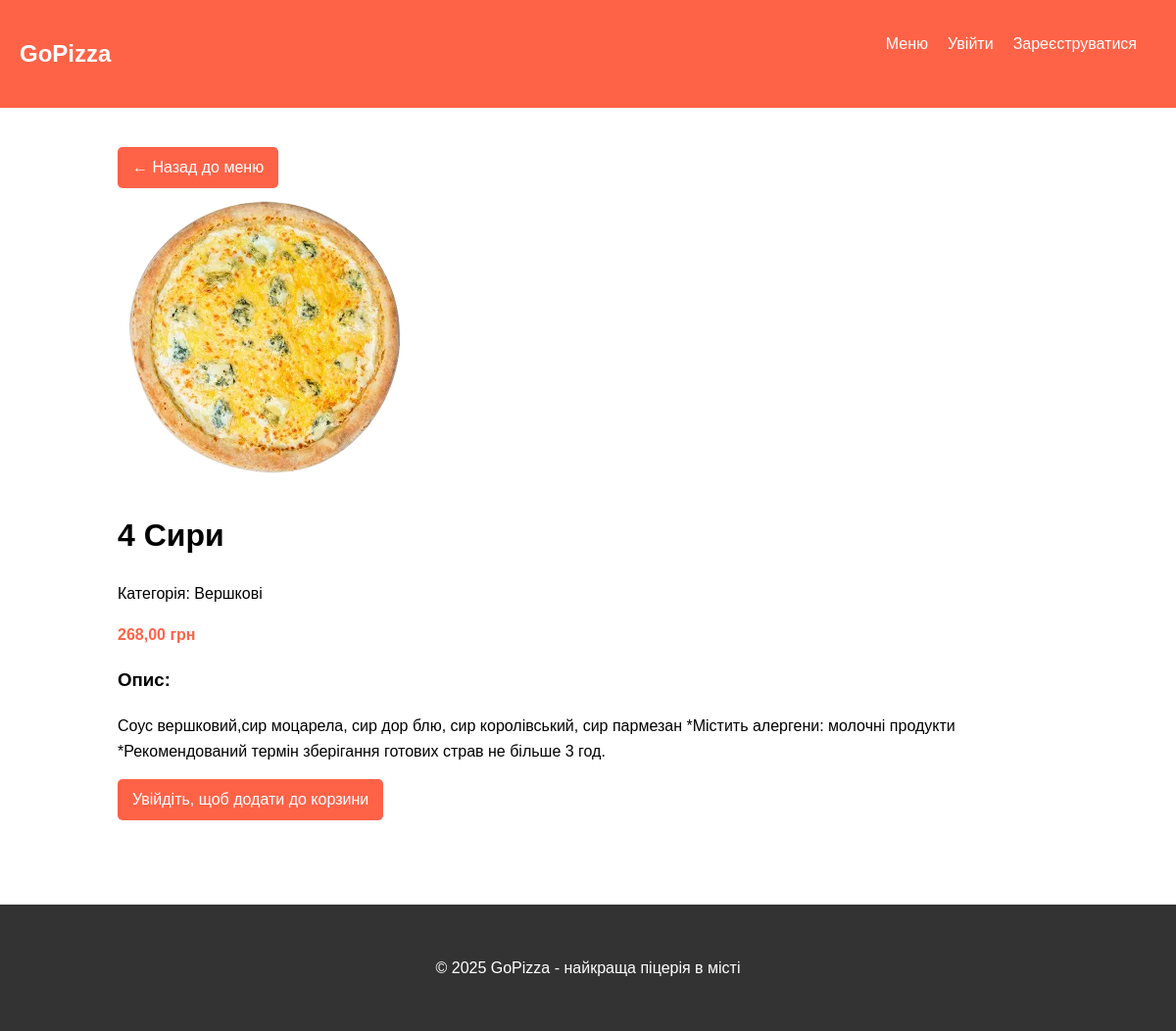
The page /product/6/ on the database its author committed.
### polls/models.py (models this page shows, shortened)
class Product(models.Model):
    name = models.CharField(max_length=200, verbose_name="Product Name")
    description = models.TextField(verbose_name="Description")
    price = models.DecimalField(max_digits=10, decimal_places=2, verbose_name="Price")
    image = models.ImageField(upload_to='products/', blank=True, null=True, verbose_name="Image")
    category = models.ForeignKey(Category, on_delete=models.CASCADE, related_name='products', verbose_name="Category")
    available = models.BooleanField(default=True, verbose_name="Available")
    created_at = models.DateTimeField(auto_now_add=True, verbose_name="Created At")
    updated_at = models.DateTimeField(auto_now=True, verbose_name="Updated At")
    class Meta:
        verbose_name = "Product"
        verbose_name_plural = "Products"
        ordering = ['name']

class Category(models.Model):
    name = models.CharField(max_length=100, verbose_name="Category Name")
    class Meta:
        verbose_name = "Category"
        verbose_name_plural = "Categories"

### polls/views.py (the view)
# urls.py: path('product/<int:product_id>/', views.product_detail, name='product_detail'),
def product_detail(request, product_id):
    product = get_object_or_404(Product, id=product_id, available=True)
    form = ProductQuantityForm(initial={'product_id': product_id})
    context = {
        'product': product,
        'form': form
    }
    return render(request, 'polls/product_detail.html', context)

### polls/templates/polls/product_detail.html (shortened to what this page needs)
{% extends "base.html" %}
{% block content %}
    <div class="product-detail">
        <a href="{% url 'polls:product_list' %}" class="btn">← Назад до меню</a>
        <div class="product-info">
            <div class="product-image">
                {% if product.image %}
                    <img src="{{ product.image.url }}" alt="{{ product.name }}">
                {% else %}
                    <div class="no-image">Немає зображення</div>
                {% endif %}
            </div>
            <div class="product-text">
                <h1>{{ product.name }}</h1>
                <p class="category">Категорія: {{ product.category.name }}</p>
                <p class="price">{{ product.price }} грн</p>
                <div class="description">
                    <h3>Опис:</h3>
                    <p>{{ product.description }}</p>
                </div>
                {% if user.is_authenticated %}
                    <form method="post" action="{% url 'polls:add_to_cart' %}">
                        {% csrf_token %}
                        {{ form.product_id }}
                        <div class="form-group">
                            <label for="{{ form.quantity.id_for_label }}">Кількість:</label>
                            {{ form.quantity }}
                        </div>
                        <button type="submit" class="btn">Додати до корзини</button>
                    </form>
                {% else %}
                    <p>
                        <a href="{% url 'login' %}?next={{ request.path }}" class="btn">Увійдіть, щоб додати до корзини</a>
                    </p>
                {% endif %}
            </div>
        </div>
    </div>
{% endblock %}

### polls/templates/base.html (style rules this page uses)
body { font-family: Arial, sans-serif; margin: 0; padding: 0; line-height: 1.6; }
.price { font-weight: bold; color: #ff6347; }
.btn { display: inline-block; padding: 8px 15px; background-color: #ff6347; color: white; text-decoration: none; border-radius: 5px; border: none; cursor: pointer; }

### rows shown on the page
Product: image (picture), name "4 Сири", category.name "Вершкові", price "268,00", description "Соус вершковий,сир моцарела, сир дор блю, сир королівський, сир пармезан *Містить алергени: молочні продукти *Рекомендований термін зберігання готових страв не більше 3 год."
